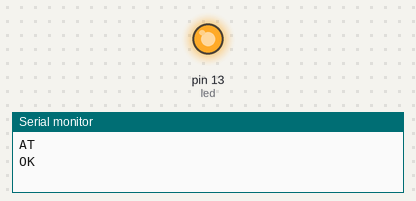
This sketch was run on a simulated Arduino Uno, built with avr-gcc and run on an emulated ATmega328P. On the bench: output pins drawn as LEDs (lit = HIGH), the last lines printed to the serial monitor. The modem accepts every AT command (registered, SIM ready, sends succeed) and sends nothing else.

Above: at 0.6 s.
At 45.0 s:
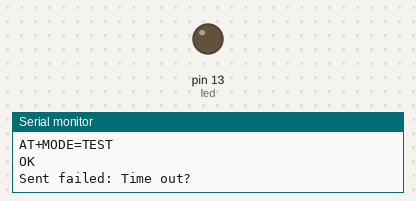
Timing chart, 0 to 45.5 s (numbered marks = the images above):
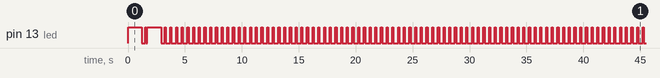

Measured:
- by itself, pin 13 (led): moves between LOW and HIGH, repeating every 35.0 s
- by itself, everything shown: repeats every 34.5 s, in 138 steps

The sketch:

193_GroveLoraTestmodeTx.ino
```cpp
#include <SoftwareSerial.h>
SoftwareSerial lora_wio_e5(5, 6);

static char recv_buf[512];
static int led = 13;
int counter = 0;

static int at_send_check_response(char *p_ack, int timeout_ms, char *p_cmd, ...) {
  digitalWrite(led, HIGH);
  int ch;
  int num = 0;
  int index = 0;
  int startMillis = 0;
  va_list args;
  memset(recv_buf, 0, sizeof(recv_buf));
  va_start(args, p_cmd);
  lora_wio_e5.print(p_cmd);
  Serial.print(p_cmd);
  va_end(args);
  delay(200);
  startMillis = millis();
  if (p_ack == NULL) {
    Serial.println("Sent failed: No return value?");
    Serial.println();
    blink(1);
    return 0;
  } else {
    do {
      while (lora_wio_e5.available() > 0) {
        ch = lora_wio_e5.read();
        recv_buf[index++] = ch;
        Serial.print((char)ch);
        delay(2);
      }
      if (strstr(recv_buf, p_ack) != NULL) {
        Serial.println("Sent succesful");
        Serial.println();
        blink(2);
        return 1;
      }
    } while (millis() - startMillis < timeout_ms);
  }
  Serial.println("Sent failed: Time out?");
  Serial.println();
  blink(1);
  return 0;
}

void blink(int blinkcounter) {
  digitalWrite(led, LOW);
  delay(300);
  for (int i = 0; i < blinkcounter; i++) {
    digitalWrite(led, HIGH);
    delay(100);
    digitalWrite(led, LOW);
    delay(100);
  }
}

void setup() {
  Serial.begin(9600);
  lora_wio_e5.begin(9600);
  pinMode(led, OUTPUT);
  digitalWrite(led, LOW);
  at_send_check_response("+AT: OK", 1000, "AT\r\n");
  Serial.println("Configuration:");
  if (!at_send_check_response("+MODE: TEST", 1000, "AT+MODE=TEST\r\n")) {
    while (true) {
      blink(1);
    }
  }
  blink(4);
  delay(200);
}

void loop(void) {
  char cmd[128];
  sprintf(cmd, "AT+TEST=TXLRPKT,\"%d\"\r\n", counter);
  int ret = at_send_check_response("+TEST: TXLRPKT", 5000, cmd);
  counter++;
  delay(5000);
}
```
